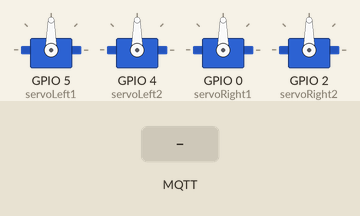
The sketch below on a simulated ESP8266 (NodeMCU). Shown: 4 × servo. Inputs (shaded band) come from the test bench. WiFi joins after 1.5 s; servers stay silent unless stated; no MQTT or app messages arrive unless stated; what the sketch prints to the serial monitor is not drawn.

Above: at 2.7 s.
2.8 s: MQTT message "1" arrives on the first subscribed topic
At 3.4 s:
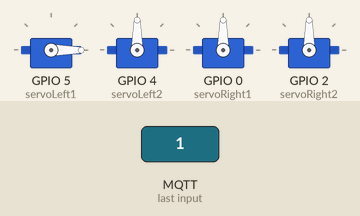
4.3 s: MQTT message "2" arrives on the first subscribed topic
At 4.6 s:
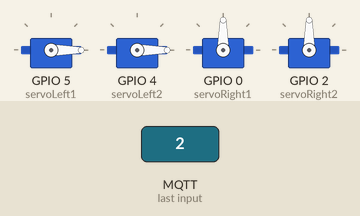
5.8 s: MQTT message "0" arrives on the first subscribed topic
At 6.05 s:
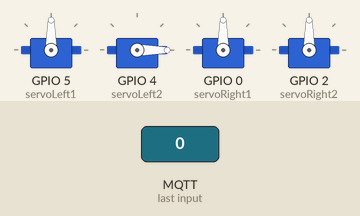
7.8 s: MQTT message "3" arrives on the first subscribed topic
At 8.4 s:
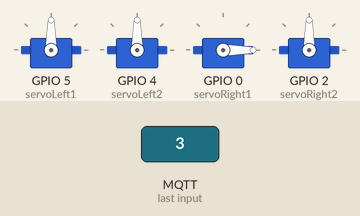
9.3 s: MQTT message "4" arrives on the first subscribed topic
At 10.5 s:
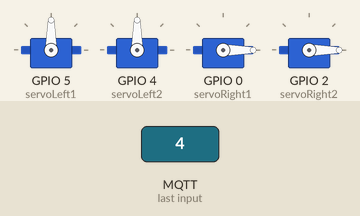
10.8 s: MQTT message "0" arrives on the first subscribed topic
At 12.05 s:
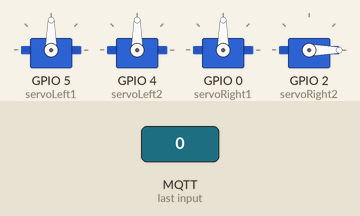
Timing chart, 0 to 13.8 s (numbered marks = the images above; inputs shaded):
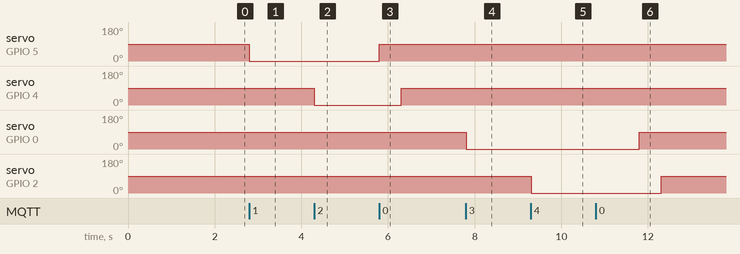

Measured:
- after the input at 2.8 s, servo on GPIO 5 (servoLeft1): 90° → 0° at once
- after the input at 4.3 s, servo on GPIO 4 (servoLeft2): 90° → 0° at once
- after the input at 5.8 s, servo on GPIO 5 (servoLeft1): 0° → 90° at once; servo on GPIO 4 (servoLeft2): 0° → 90° after 0.50 s
- after the input at 7.8 s, servo on GPIO 0 (servoRight1): 90° → 0° at once
- after the input at 9.3 s, servo on GPIO 2 (servoRight2): 90° → 0° at once
- after the input at 10.8 s, servo on GPIO 0 (servoRight1): 0° → 90° after 1.0 s; servo on GPIO 2 (servoRight2): 0° → 90° after 1.5 s

The sketch:

7_1_2_walk.ino
```cpp
#include <stdlib.h>
#include <ESP8266WiFi.h>
#include <PubSubClient.h>
#include <Servo.h>

// 아래의 6개설정은 사용자 환경에 맞게 수정하세요.
const char* ssid = "AndroidHotspot7147"; // 와이파이 AP, 또는 스마트폰의 핫스판 이름
const char* password = "01033887147";  // 와이파이 AP, 또는 스마트폰의 핫스판 이름
const char* mqtt_server = "broker.mqtt-dashboard.com"; //브로커 주소
const char* outTopic = "/a/inLight"; // 이름이 중복되지 않게 설정 기록
const char* inTopic = "/a/outLight"; // 이름이 중복되지 않게 설정 기록
const char* clientName = "943Client";  // 다음 이름이 중복되지 않게 꼭 수정 바람 - 생년월일 추천

WiFiClient espClient;
PubSubClient client(espClient);
long lastMsg = 0;
char msg[50];
Servo servoLeft1;
Servo servoLeft2;
Servo servoRight1;
Servo servoRight2;
int data[100],qData;  //qData = data[]의 개수
int iTime=500;  // 로봇 동작속도

int Duty;
char imode='0'; //imode 0=초기치 1,2,3,4=서보모터 회전 5=동작속도 9=DoArray
void setup() {
  Serial.begin(115200);
  setup_wifi();
  client.setServer(mqtt_server, 1883);
  client.setCallback(callback);

  servoLeft1.attach(5);  // attaches the servo on GIO5 to the servo object
  servoLeft2.attach(4);  //
  servoRight1.attach(0);
  servoRight2.attach(2);
}

void setup_wifi() {

  delay(10);
  // We start by connecting to a WiFi network
  Serial.println();
  Serial.print("Connecting to ");
  Serial.println(ssid);

  WiFi.begin(ssid, password);

  while (WiFi.status() != WL_CONNECTED) {
    delay(500);
    Serial.print(".");
  }

  Serial.println("");
  Serial.println("WiFi connected");
  Serial.println("IP address: ");
  Serial.println(WiFi.localIP());
}

// 통신에서 문자가 들어오면 이 함수의 payload 배열에 저장된다.
void callback(char* topic, byte* payload, unsigned int length) {
  int i,j,k;
  char preMode;

  Serial.print("Message arrived [");
  Serial.print(topic);
  Serial.print("] ");
  for (int i = 0; i < length; i++) {
    Serial.print((char)payload[i]);
  }
  Serial.println();

  preMode = imode;
  imode = payload[0];
  char szHex[3];
  for (i = 1; i < 4; i++)
    szHex[i-1] = (char)payload[i];
  Duty = (int)strtol(szHex, NULL, 10);

  if((char)payload[0]=='0')
    InitSet();
  else if((char)payload[0]=='1')
    servoLeft1.write(Duty);
  else if((char)payload[0]=='2')
    servoLeft2.write(Duty);
  else if((char)payload[0]=='3')
    servoRight1.write(Duty);
  else if((char)payload[0]=='4')
    servoRight2.write(Duty);
  else if((char)payload[0]=='5') {
    Serial.print(imode);
    iTime = Duty;
    imode = preMode;
  }
  else
    Serial.print("No choice");
  Serial.print(imode);

  //download
   if((char)payload[0]=='9') {
    payload[0]=0x00;
    j=0;
    for(i=0;i<length;i++) {
      if(payload[i]>47 && payload[i]<58) {
        payload[j] = payload[i];
        j++;
      }
    }
    k=j/3;
    qData=k;
    for (j=0; j<k ;j++) {
      szHex[0] = (char)payload[j*3];
      szHex[1] = (char)payload[j*3+1];
      szHex[2] = (char)payload[j*3+2];
      data[j] = (int)strtol(szHex, NULL, 10);
    }
    Serial.println(qData);
    Serial.println("=======");
    for(i=0;i<k;i++)
      Serial.println(data[i]);
  }

}

// mqtt 통신에 지속적으로 접속한다.
void reconnect() {
  // Loop until we're reconnected
  while (!client.connected()) {
    Serial.print("Attempting MQTT connection...");
    // Attempt to connect
    if (client.connect(clientName)) {
      Serial.println("connected");
      // Once connected, publish an announcement...
      client.publish(outTopic, "Reconnected");
      // ... and resubscribe
      client.subscribe(inTopic);
    } else {
      Serial.print("failed, rc=");
      Serial.print(client.state());
      Serial.println(" try again in 5 seconds");
      // Wait 5 seconds before retrying
      delay(5000);
    }
  }
}

void DoArray() {
  int i,j,k;
  k=qData/4;
  for(i=0 ; i<qData ; i++) {
    j=i%4;
    Serial.println(j);
    Serial.println(data[i]);
    if(j==0)
       servoLeft1.write(data[i]);
    else if(j==1)
       servoLeft2.write(data[i]);
    else if(j==2)
       servoRight1.write(data[i]);
    else if(j==3)
       servoRight2.write(data[i]);

    delay(iTime);
  }
}

void InitSet() {
  servoLeft1.write(90);
  delay(iTime);
  servoLeft2.write(90);
  delay(iTime);
  servoRight1.write(90);
  delay(iTime);
  servoRight2.write(90);
  delay(iTime);
}

void loop() {

  if (!client.connected()) {
    reconnect();
  }
  client.loop();
  if(imode=='9')
    DoArray();
}
```
